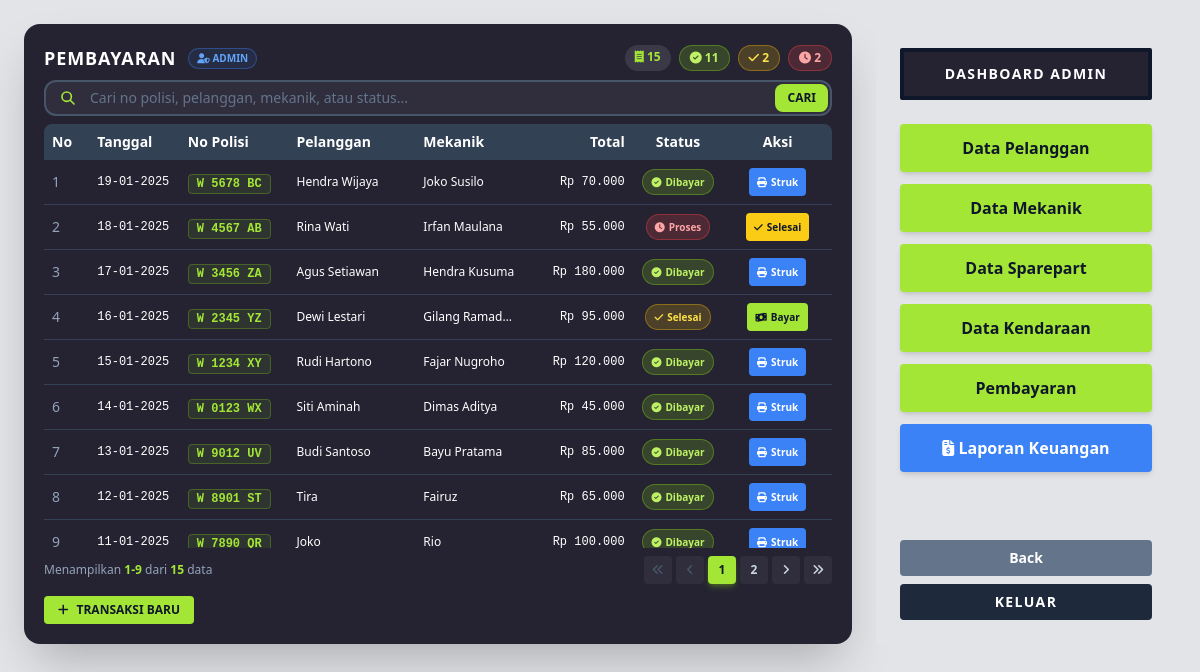
/pembayaran.php (signed in), run on the app's committed database.
### tables this page shows
CREATE TABLE `transaksi` (
  `id_transaksi` VARCHAR(15) NOT NULL PRIMARY KEY,
  `id_admin` VARCHAR(15) NOT NULL,
  `id_kendaraan` VARCHAR(15) NOT NULL,
  `id_mekanik` VARCHAR(15) NOT NULL,
  `tanggal_transaksi` DATETIME DEFAULT CURRENT_TIMESTAMP,
  `catatan_keluhan` TEXT NOT NULL,
  `total_biaya` DECIMAL(10,2) NOT NULL,
  `status` ENUM('Proses','Selesai','Dibayar') DEFAULT 'Proses',
  CONSTRAINT `fk_transaksi_admin` FOREIGN KEY (`id_admin`) 
    REFERENCES `admin` (`id_admin`) ON DELETE CASCADE,
  CONSTRAINT `fk_transaksi_kendaraan` FOREIGN KEY (`id_kendaraan`) 
    REFERENCES `kendaraan` (`id_kendaraan`) ON DELETE CASCADE,
  CONSTRAINT `fk_transaksi_mekanik` FOREIGN KEY (`id_mekanik`) 
    REFERENCES `mekanik` (`id_mekanik`) ON DELETE CASCADE
);

CREATE TABLE `kendaraan` (
  `id_kendaraan` VARCHAR(15) NOT NULL PRIMARY KEY,
  `id_pelanggan` VARCHAR(15) NOT NULL,
  `no_polisi` VARCHAR(15) NOT NULL UNIQUE,
  `jenis_motor` VARCHAR(50) NOT NULL,
  `tahun` YEAR NOT NULL,
  `keluhan` TEXT DEFAULT NULL,
  CONSTRAINT `fk_kendaraan_pelanggan` FOREIGN KEY (`id_pelanggan`) 
    REFERENCES `pelanggan` (`id_pelanggan`) ON DELETE CASCADE
);

CREATE TABLE `pelanggan` (
  `id_pelanggan` VARCHAR(15) NOT NULL PRIMARY KEY,
  `nama` VARCHAR(100) NOT NULL,
  `alamat` TEXT NOT NULL,
  `no_telp` VARCHAR(20) NOT NULL,
  `jenis_kelamin` ENUM('Laki-laki','Perempuan') DEFAULT 'Laki-laki'
);

CREATE TABLE `mekanik` (
  `id_mekanik` VARCHAR(15) NOT NULL PRIMARY KEY,
  `nama_mekanik` VARCHAR(100) NOT NULL,
  `alamat` TEXT DEFAULT NULL,
  `no_telp` VARCHAR(20) NOT NULL,
  `status_aktif` ENUM('Tersedia','Bertugas') DEFAULT 'Tersedia'
);

### pembayaran.php (the view, shortened to what this page needs)
<?php
require_once 'config/database.php';
require_once 'includes/pagination.php';
$search = $_GET['q'] ?? '';
if ($search) {
    $stmtCount = $pdo->prepare("SELECT COUNT(*) FROM transaksi t
                                JOIN kendaraan k ON t.id_kendaraan = k.id_kendaraan
                                JOIN mekanik m ON t.id_mekanik = m.id_mekanik
                                JOIN pelanggan p ON k.id_pelanggan = p.id_pelanggan
                                WHERE k.no_polisi LIKE ? OR m.nama_mekanik LIKE ?
                                OR p.nama LIKE ? OR t.id_transaksi LIKE ? OR t.status LIKE ?");
    $stmtCount->execute(["%$search%", "%$search%", "%$search%", "%$search%", "%$search%"]);
    $totalData = $stmtCount->fetchColumn();
} else {
    $totalData = $pdo->query("SELECT COUNT(*) FROM transaksi")->fetchColumn();
}
$pg = paginate($totalData, 9);
$baseSql = "FROM transaksi t
            JOIN kendaraan k ON t.id_kendaraan = k.id_kendaraan
            JOIN mekanik m ON t.id_mekanik = m.id_mekanik
            JOIN pelanggan p ON k.id_pelanggan = p.id_pelanggan";
if ($search) {
    $stmt = $pdo->prepare("SELECT t.*, k.no_polisi, p.nama AS nama_pelanggan, m.nama_mekanik $baseSql
                           WHERE k.no_polisi LIKE ? OR m.nama_mekanik LIKE ?
                           OR p.nama LIKE ? OR t.id_transaksi LIKE ? OR t.status LIKE ?
                           ORDER BY t.tanggal_transaksi DESC
                           LIMIT {$pg['limit']} OFFSET {$pg['offset']}");
    $stmt->execute(["%$search%", "%$search%", "%$search%", "%$search%", "%$search%"]);
} else {
    $stmt = $pdo->query("SELECT t.*, k.no_polisi, p.nama AS nama_pelanggan, m.nama_mekanik $baseSql
                         ORDER BY t.tanggal_transaksi DESC
                         LIMIT {$pg['limit']} OFFSET {$pg['offset']}");
}
$data = $stmt->fetchAll();
$totalTransaksi = $pdo->query("SELECT COUNT(*) FROM transaksi")->fetchColumn();
$totalDibayar   = $pdo->query("SELECT COUNT(*) FROM transaksi WHERE status='Dibayar'")->fetchColumn();
$totalSelesai   = $pdo->query("SELECT COUNT(*) FROM transaksi WHERE status='Selesai'")->fetchColumn();
$totalProses    = $pdo->query("SELECT COUNT(*) FROM transaksi WHERE status='Proses'")->fetchColumn();
?>
<!DOCTYPE html>
<html lang="id">
<head>
    <script src="https://cdn.tailwindcss.com"></script>
    <link rel="stylesheet" href="https://cdnjs.cloudflare.com/ajax/libs/font-awesome/6.5.1/css/all.min.css">
</head>
<body class="bg-[#e2e4e7] p-6 min-h-screen">
<div class="max-w-7xl mx-auto flex gap-6" style="height: 620px;">
    <div class="flex-1 bg-[#252332] rounded-2xl shadow-2xl p-5 flex flex-col">
        <div class="flex justify-between items-center mb-2">
            <div class="flex items-center gap-3">
                <h1 class="text-white font-black text-lg tracking-wider">PEMBAYARAN</h1>
                <span class="text-[10px] font-bold text-blue-400 bg-blue-500/10 px-2 py-0.5 rounded-full border border-blue-500/40">
                    <i class="fas fa-user-shield"></i> ADMIN
                </span>
            </div>
            <div class="flex gap-2 text-xs">
                <span class="bg-white/10 text-lime-400 px-2.5 py-1 rounded-full font-bold">
                    <i class="fas fa-receipt"></i> <?= $totalTransaksi ?>
                </span>
                <span class="bg-lime-500/20 text-lime-300 px-2.5 py-1 rounded-full font-bold border border-lime-500/40">
                    <i class="fas fa-check-circle"></i> <?= $totalDibayar ?>
                </span>
                <span class="bg-yellow-500/20 text-yellow-300 px-2.5 py-1 rounded-full font-bold border border-yellow-500/40">
                    <i class="fas fa-check"></i> <?= $totalSelesai ?>
                </span>
                <span class="bg-red-500/20 text-red-300 px-2.5 py-1 rounded-full font-bold border border-red-500/40">
                    <i class="fas fa-clock"></i> <?= $totalProses ?>
                </span>
            </div>
        </div>
        <form method="GET" class="mb-2">
            <div class="relative">
                <div class="absolute inset-y-0 left-0 pl-4 flex items-center pointer-events-none">
                    <svg class="h-4 w-4 text-lime-400" fill="none" viewBox="0 0 24 24" stroke="currentColor" stroke-width="2.5">
                        <path stroke-linecap="round" stroke-linejoin="round" d="M21 21l-6-6m2-5a7 7 0 11-14 0 7 7 0 0114 0z"/>
                    </svg>
                </div>
                <input type="text" name="q" value="<?= htmlspecialchars($search) ?>"
                       placeholder="Cari no polisi, pelanggan, mekanik, atau status..."
                       autocomplete="off"
                       class="w-full bg-white/5 border-2 border-slate-600 text-white placeholder-slate-500 rounded-xl pl-11 pr-24 py-1.5 text-sm focus:outline-none focus:border-lime-500 transition-all">
                <button type="submit" class="absolute inset-y-1 right-1 bg-[#a3e635] hover:bg-[#84cc16] text-slate-900 font-bold px-3 rounded-lg text-xs">CARI</button>
            </div>
        </form>
        <div class="flex-1 rounded-lg overflow-hidden">
            <table class="w-full text-sm table-fixed">
                <thead class="bg-slate-700 text-white">
                    <tr>
                        <th class="p-2 text-left w-10">No</th>
                        <th class="p-2 text-left w-20">Tanggal</th>
                        <th class="p-2 text-left w-24">No Polisi</th>
                        <th class="p-2 text-left w-28">Pelanggan</th>
                        <th class="p-2 text-left w-24">Mekanik</th>
                        <th class="p-2 text-right w-24">Total</th>
                        <th class="p-2 text-center w-20">Status</th>
                        <th class="p-2 text-center w-24">Aksi</th>
                    </tr>
                </thead>
                <tbody>
                <?php if (empty($data)): ?>
                    <tr><td colspan="8" class="text-center text-slate-400 py-8">Belum ada transaksi</td></tr>
                <?php else: foreach ($data as $i => $t):
                    if ($t['status'] == 'Dibayar') {
                        $statusBadge = '<span class="inline-flex items-center gap-1 bg-lime-500/20 text-lime-300 px-2 py-0.5 rounded-full border border-lime-500/40 font-bold text-[10px]"><i class="fas fa-check-circle"></i> Dibayar</span>';
                    } elseif ($t['status'] == 'Selesai') {
                        $statusBadge = '<span class="inline-flex items-center gap-1 bg-yellow-500/20 text-yellow-300 px-2 py-0.5 rounded-full border border-yellow-500/40 font-bold text-[10px]"><i class="fas fa-check"></i> Selesai</span>';
                    } else {
                        $statusBadge = '<span class="inline-flex items-center gap-1 bg-red-500/20 text-red-300 px-2 py-0.5 rounded-full border border-red-500/40 font-bold text-[10px]"><i class="fas fa-clock"></i> Proses</span>';
                    }
                    $btnAksi = '';
                    if ($t['status'] == 'Proses') {
                        $btnAksi = '<button onclick="confirmSelesai(\'' . $t['id_transaksi'] . '\')"
                                    class="inline-flex items-center gap-1 bg-yellow-400 hover:bg-yellow-500 text-slate-900 px-2 py-1 rounded text-[10px] font-bold transition">
                                        <i class="fas fa-check"></i> Selesai</button>';
                    } elseif ($t['status'] == 'Selesai') {
                        $btnAksi = '<button onclick="openBayarModal(\'' . $t['id_transaksi'] . '\', ' . $t['total_biaya'] . ')"
                                    class="inline-flex items-center gap-1 bg-lime-400 hover:bg-lime-500 text-slate-900 px-2 py-1 rounded text-[10px] font-bold transition">
                                        <i class="fas fa-money-bill-wave"></i> Bayar</button>';
                    } else {
                        $btnAksi = '<a href="struk_pdf.php?id=' . $t['id_transaksi'] . '&print=1" target="_blank"
                                    class="inline-flex items-center gap-1 bg-blue-500 hover:bg-blue-600 text-white px-2 py-1 rounded text-[10px] font-bold transition">
                                        <i class="fas fa-print"></i> Struk</a>';
                    }
                    $no = $pg['offset'] + $i + 1;
                ?>
                    <tr class="text-white border-b border-slate-700 hover:bg-slate-700/50 transition">
                        <td class="p-2 text-slate-400"><?= $no ?></td>
                        <td class="p-2 text-xs font-mono"><?= date('d-m-Y', strtotime($t['tanggal_transaksi'])) ?></td>
                        <td class="p-2"><span class="font-mono text-xs font-bold text-lime-400 bg-lime-500/10 px-2 py-0.5 rounded border border-lime-500/30"><?= htmlspecialchars($t['no_polisi']) ?></span></td>
                        <td class="p-2 truncate text-xs"><?= htmlspecialchars($t['nama_pelanggan']) ?></td>
                        <td class="p-2 truncate text-xs"><?= htmlspecialchars($t['nama_mekanik']) ?></td>
                        <td class="p-2 text-right font-mono text-xs">Rp <?= number_format($t['total_biaya'],0,',','.') ?></td>
                        <td class="p-2 text-center"><?= $statusBadge ?></td>
                        <td class="p-2 text-center"><?= $btnAksi ?></td>
                    </tr>
                <?php endforeach; endif; ?>
                </tbody>
            </table>
        </div>
        <?= renderPagination($pg, 'pembayaran.php', $search ? ['q' => $search] : []) ?>
        <div class="flex gap-2 mt-1">
            <button onclick="openTransaksiModal()"
                    class="bg-[#a3e635] hover:bg-[#84cc16] text-slate-900 font-bold px-3.5 py-1.5 rounded text-xs transition flex items-center gap-2">
                <i class="fas fa-plus"></i> TRANSAKSI BARU
            </button>
        </div>
    </div>
    <?php include 'includes/sidebar.php'; ?>
</div>
</body>
</html>

### pembayaran.php (style rules this page uses)
table tbody tr { height: 34px; }
table thead tr { height: 32px; }

### data on the page
transaksi: no "1", tanggal_transaksi "19-01-2025", id_kendaraan.no_polisi "W 5678 BC", pelanggan.nama "Hendra Wijaya", id_mekanik.nama_mekanik "Joko Susilo", total_biaya "70.000", status "Dibayar" (drawn)
transaksi: no "2", tanggal_transaksi "18-01-2025", id_kendaraan.no_polisi "W 4567 AB", pelanggan.nama "Rina Wati", id_mekanik.nama_mekanik "Irfan Maulana", total_biaya "55.000", status "Proses" (drawn)
transaksi: no "3", tanggal_transaksi "17-01-2025", id_kendaraan.no_polisi "W 3456 ZA", pelanggan.nama "Agus Setiawan", id_mekanik.nama_mekanik "Hendra Kusuma", total_biaya "180.000", status "Dibayar" (drawn)
transaksi: no "4", tanggal_transaksi "16-01-2025", id_kendaraan.no_polisi "W 2345 YZ", pelanggan.nama "Dewi Lestari", id_mekanik.nama_mekanik "Gilang Ramad…", total_biaya "95.000", status "Selesai" (drawn)
transaksi: no "5", tanggal_transaksi "15-01-2025", id_kendaraan.no_polisi "W 1234 XY", pelanggan.nama "Rudi Hartono", id_mekanik.nama_mekanik "Fajar Nugroho", total_biaya "120.000", status "Dibayar" (drawn)
transaksi: no "6", tanggal_transaksi "14-01-2025", id_kendaraan.no_polisi "W 0123 WX", pelanggan.nama "Siti Aminah", id_mekanik.nama_mekanik "Dimas Aditya", total_biaya "45.000", status "Dibayar" (drawn)
transaksi: no "7", tanggal_transaksi "13-01-2025", id_kendaraan.no_polisi "W 9012 UV", pelanggan.nama "Budi Santoso", id_mekanik.nama_mekanik "Bayu Pratama", total_biaya "85.000", status "Dibayar" (drawn)
transaksi: no "8", tanggal_transaksi "12-01-2025", id_kendaraan.no_polisi "W 8901 ST", pelanggan.nama "Tira", id_mekanik.nama_mekanik "Fairuz", total_biaya "65.000", status "Dibayar" (drawn)
transaksi: no "9", tanggal_transaksi "11-01-2025", id_kendaraan.no_polisi "W 7890 QR", pelanggan.nama "Joko", id_mekanik.nama_mekanik "Rio", total_biaya "100.000", status "Dibayar" (drawn)

### other printed values
$totalTransaksi "15"
$totalDibayar "11"
$totalSelesai "2"
$totalProses "2"
$pg['from'] "1"
$pg['to'] "9"
$pg['totalData'] "15"
